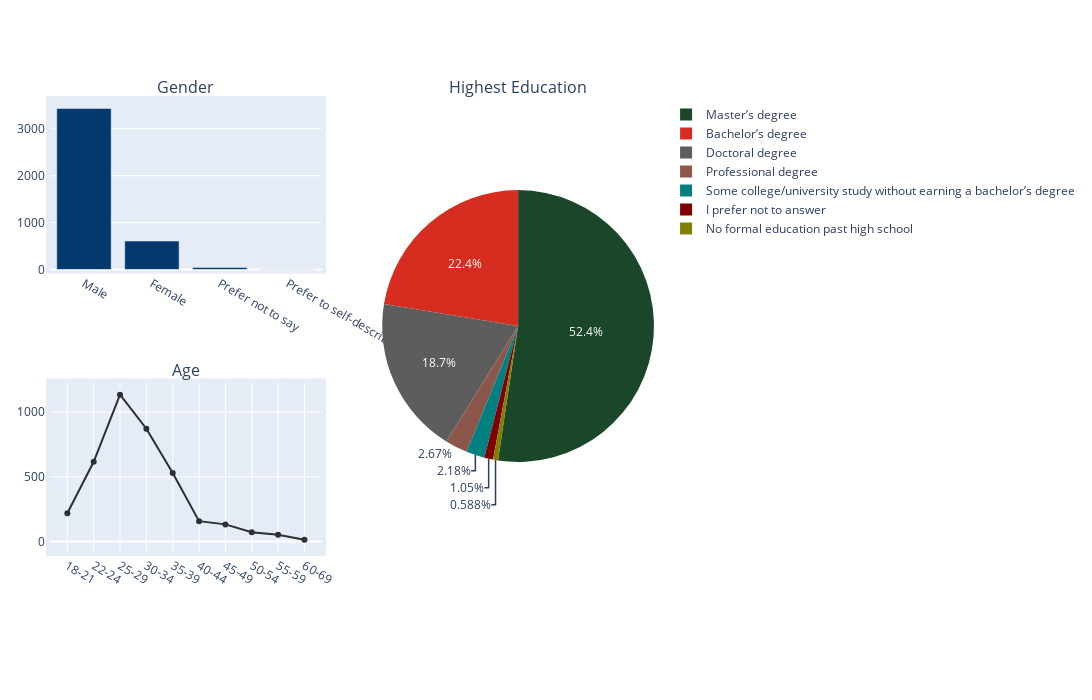

Notebook code cell kept with this figure:
### Code cell
gender = df['Q2'].value_counts()
age = ['18-21','22-24','25-29','30-34','35-39','40-44','45-49','50-54','55-59','60-69','70+']
value = [218, 616, 1134, 871, 529, 157, 132, 72, 51, 13]

trace0 = go.Bar(x = gender.index,
               y = gender.values,
               name = '',
               marker = dict(
               color = '#03396c'), showlegend = False)

trace1 = go.Scatter(x = age,
                y = value,
                name = '',
                marker = dict(
                color = '#2c2f33'), showlegend = False)
colors = ['#1a472a', '#d62d20', '#5d5d5d','#8c564b','#008080','#800000','#808000']
counts = df['Q4'].value_counts(sort = True)
labels = counts.index
values = counts.values

trace2 = go.Pie(labels = labels, values = values, marker = dict(colors = colors))

fig = tools.make_subplots(rows=2, cols=2, specs=[[{"type": "bar"},{"type": "pie", "rowspan": 2}],
           [ {"type": "scatter"},None]],
                          subplot_titles=('Gender','Highest Education','Age'))

fig.append_trace(trace2, 1, 2)
fig.append_trace(trace0, 1, 1)
fig.append_trace(trace1, 2, 1)

fig['layout'].update(height = 700, width = 1200, margin = go.layout.Margin(l = 50,
                                                                          r = 50,
                                                                          b = 100,
                                                                          t = 100,
                                                                          pad = 4
                                                                          ))
py.offline.iplot(fig)

### Figure 1 — Plotly figure (JSON) as saved in the notebook; plotly's stock layout.template omitted (floating-point values rounded to 4 significant figures)
{"data": [{"domain": {"x": [0.55, 1], "y": [0, 1]}, "labels": ["Master’s degree", "Bachelor’s degree", "Doctoral degree", "Professional degree", "Some college/university study without earning a bachelor’s degree", "I prefer not to answer", "No formal education past high school"], "marker": {"colors": ["#1a472a", "#d62d20", "#5d5d5d", "#8c564b", "#008080", "#800000", "#808000"]}, "type": "pie", "values": [2139, 916, 765, 109, 89, 43, 24]}, {"marker": {"color": "#03396c"}, "name": "", "showlegend": false, "type": "bar", "x": ["Male", "Female", "Prefer not to say", "Prefer to self-describe"], "xaxis": "x", "y": [3431, 606, 42, 6], "yaxis": "y"}, {"marker": {"color": "#2c2f33"}, "name": "", "showlegend": false, "type": "scatter", "x": ["18-21", "22-24", "25-29", "30-34", "35-39", "40-44", "45-49", "50-54", "55-59", "60-69", "70+"], "xaxis": "x2", "y": [218, 616, 1134, 871, 529, 157, 132, 72, 51, 13], "yaxis": "y2"}], "layout": {"annotations": [{"font": {"size": 16}, "showarrow": false, "text": "Gender", "x": 0.225, "xanchor": "center", "xref": "paper", "y": 1, "yanchor": "bottom", "yref": "paper"}, {"font": {"size": 16}, "showarrow": false, "text": "Highest Education", "x": 0.775, "xanchor": "center", "xref": "paper", "y": 1, "yanchor": "bottom", "yref": "paper"}, {"font": {"size": 16}, "showarrow": false, "text": "Age", "x": 0.225, "xanchor": "center", "xref": "paper", "y": 0.375, "yanchor": "bottom", "yref": "paper"}], "height": 700, "margin": {"b": 100, "l": 50, "pad": 4, "r": 50, "t": 100}, "width": 1200, "xaxis": {"anchor": "y", "domain": [0, 0.45]}, "xaxis2": {"anchor": "y2", "domain": [0, 0.45]}, "yaxis": {"anchor": "x", "domain": [0.625, 1]}, "yaxis2": {"anchor": "x2", "domain": [0, 0.375]}}}
